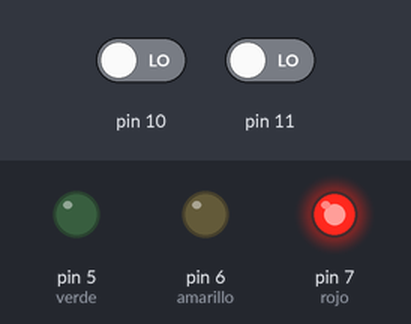
A sketch run on a simulated Arduino Uno, built with avr-gcc and run on an emulated ATmega328P. Shown: output pins drawn as LEDs (lit = HIGH). Dashed ring = blinking. Inputs (shaded band) come from the test bench; at power-on: pin 11 LOW, pin 10 LOW.

Above: at 2.8 s.
2.9 s: pin 11 driven HIGH
At 3.9 s:
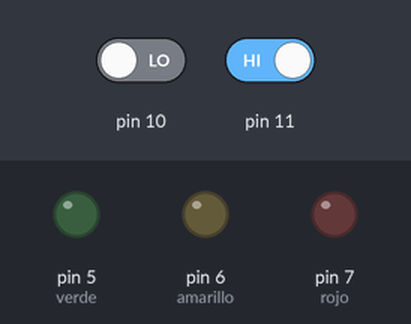
4.5 s: pin 10 driven HIGH
At 4.9 s:
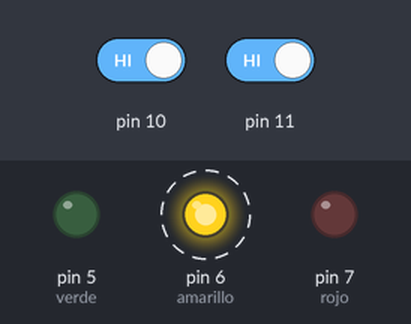
8.8 s: pin 11 driven LOW
At 13.6 s:
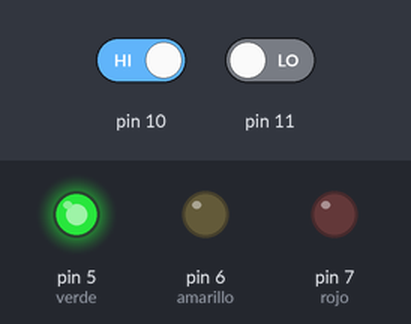
Timing chart, 0 to 18.0 s (numbered marks = the images above; inputs shaded):
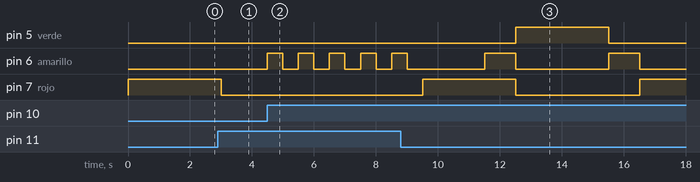

Measured:
- after the input at 2.9 s, pin 7 (rojo): HIGH → LOW after 0.10 s
- after the input at 4.5 s, pin 6 (amarillo): alternates HIGH for 0.50 s and LOW for 0.50 s, starting at once
- after the input at 8.8 s, pin 5 (verde): LOW → HIGH after 3.7 s, → LOW 3.0 s later; pin 7 (rojo): LOW → HIGH after 0.70 s, → LOW 3.0 s later, → HIGH 4.0 s later

The sketch:

3_semaforo_11.ino
```cpp
// C++ code
////eddy santiago ramirez y marlon camilo rada archila
//microcontroladores
//ficha 2674489

int rojo=7;
int amarillo=6;
int verde=5;

void paro()
 {
  while(digitalRead(11)==HIGH)
   {
    digitalWrite(rojo, LOW);
    digitalWrite(amarillo, LOW);
    digitalWrite(verde, LOW);

    while(digitalRead(10)==HIGH&&digitalRead(11)==HIGH)
        {
           digitalWrite(rojo, LOW);
           digitalWrite(verde, LOW);
           digitalWrite(amarillo, HIGH);
           delay(500);
           digitalWrite(amarillo, LOW);
           delay(500);
        }
   }
 }


void setup()
{
  pinMode(11, INPUT);
  pinMode(10, INPUT);
  pinMode(rojo, OUTPUT);
  pinMode(amarillo, OUTPUT);
  pinMode(verde, OUTPUT);


}

void loop()
{
   paro();
    digitalWrite(rojo, HIGH);
    digitalWrite(amarillo, LOW);
    digitalWrite(verde, LOW);
    delay(1000);
  paro();
    digitalWrite(rojo, HIGH);
    digitalWrite(amarillo, LOW);
    digitalWrite(verde, LOW);
    delay(1000);
  paro();
    digitalWrite(rojo, HIGH);
    digitalWrite(amarillo, LOW);
    digitalWrite(verde, LOW);
    delay(1000);
  paro();
    digitalWrite(rojo, HIGH);
    digitalWrite(amarillo, LOW);
    digitalWrite(verde, LOW);
    delay(1000);
  paro();
    digitalWrite(rojo, HIGH);
    digitalWrite(amarillo, LOW);
    digitalWrite(verde, LOW);
    delay(1000);
  paro();
    digitalWrite(rojo, HIGH);
    digitalWrite(amarillo, HIGH);
    digitalWrite(verde, LOW);
    delay(1000);
  paro();
    digitalWrite(rojo, LOW);
    digitalWrite(amarillo, LOW);
    digitalWrite(verde, HIGH);
    delay(3000);
 paro();
    digitalWrite(rojo, LOW);
    digitalWrite(amarillo, HIGH);
    digitalWrite(verde, LOW);
    delay(1000);
  paro();

}


  
```
